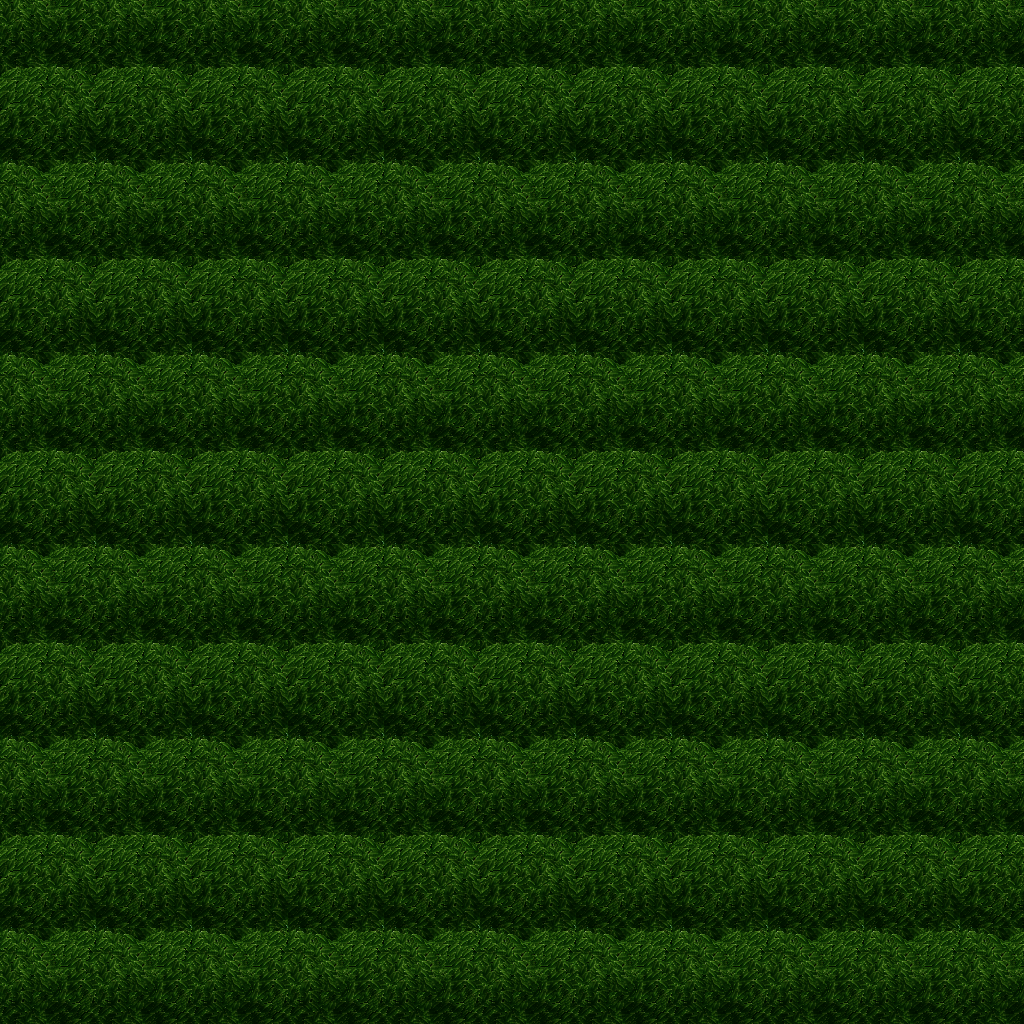

Tiled map render using the project's own tile images. Description and the map definition, with tile-layer contents summarised, below:
An orthogonal 32x32 tile map with 32x32 px tiles, 5 tile layers (Ground, Objects, Objects2, Above, ...), 1 hidden layer not drawn, 3 tilesets.

<map version="1.10" tiledversion="1.11.0" orientation="orthogonal" renderorder="right-down" width="32" height="32" tilewidth="32" tileheight="32" infinite="0" nextlayerid="11" nextobjectid="1">
 <tileset firstgid="1" name="ground_ground" tilewidth="32" tileheight="32" tilecount="33" columns="3">
  <image source="../drawable/ground_ground.png" width="96" height="352" />
 </tileset>
 <tileset firstgid="34" name="plant_tree_tree_darkgreen" tilewidth="32" tileheight="32" tilecount="88" columns="8">
  <image source="../drawable/plant_tree_tree_darkgreen.png" width="256" height="352" />
 </tileset>
 <tileset firstgid="122" name="logic_collision" tilewidth="32" tileheight="32" tilecount="1" columns="1">
  <image source="../drawable/logic_collision.png" width="32" height="32" />
 </tileset>
 <layer id="1" name="Ground" width="32" height="32">
  <data>[1024 cells, 1024 non-empty, 1 distinct tile ids]</data>
 </layer>
 <layer id="2" name="Objects" width="32" height="32">
  <data>[1024 cells, 0 non-empty, 0 distinct tile ids]</data>
 </layer>
 <layer id="3" name="Objects2" width="32" height="32">
  <data>[1024 cells, 0 non-empty, 0 distinct tile ids]</data>
 </layer>
 <layer id="4" name="Above" width="32" height="32">
  <data>[1024 cells, 1024 non-empty, 18 distinct tile ids]</data>
 </layer>
 <layer id="5" name="Above2" width="32" height="32">
  <data>[1024 cells, 0 non-empty, 0 distinct tile ids]</data>
 </layer>
 <layer id="6" name="Walkable" width="32" height="32" visible="0">
  <data>[1024 cells, 1024 non-empty, 1 distinct tile ids]</data>
 </layer>
 <objectgroup id="7" name="Mapevents" />
 <objectgroup id="8" name="Spawn" />
 <objectgroup id="9" name="Keys" />
 <objectgroup id="10" name="Replace" />
</map>
